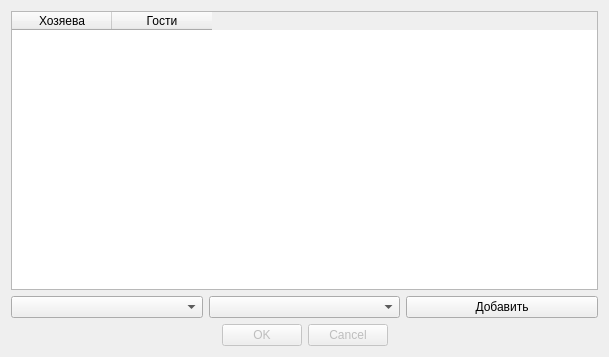
<?xml version="1.0" encoding="UTF-8"?>
<ui version="4.0">
 <class>PlanningDialog</class>
 <widget class="QDialog" name="PlanningDialog">
  <property name="windowModality">
   <enum>Qt::ApplicationModal</enum>
  </property>
  <property name="geometry">
   <rect>
    <x>0</x>
    <y>0</y>
    <width>609</width>
    <height>357</height>
   </rect>
  </property>
  <property name="windowTitle">
   <string>Тур:</string>
  </property>
  <property name="modal">
   <bool>true</bool>
  </property>
  <layout class="QVBoxLayout" name="verticalLayout">
   <item>
    <widget class="QTableWidget" name="tblPairs">
     <column>
      <property name="text">
       <string>Хозяева</string>
      </property>
     </column>
     <column>
      <property name="text">
       <string>Гости</string>
      </property>
     </column>
    </widget>
   </item>
   <item>
    <layout class="QHBoxLayout" name="horizontalLayout">
     <item>
      <widget class="QComboBox" name="cbHome"/>
     </item>
     <item>
      <widget class="QComboBox" name="cbGuest"/>
     </item>
     <item>
      <widget class="QPushButton" name="btnAdd">
       <property name="text">
        <string>Добавить</string>
       </property>
      </widget>
     </item>
    </layout>
   </item>
   <item>
    <widget class="QDialogButtonBox" name="buttonBox">
     <property name="enabled">
      <bool>false</bool>
     </property>
     <property name="orientation">
      <enum>Qt::Horizontal</enum>
     </property>
     <property name="standardButtons">
      <set>QDialogButtonBox::Cancel|QDialogButtonBox::Ok</set>
     </property>
     <property name="centerButtons">
      <bool>true</bool>
     </property>
    </widget>
   </item>
  </layout>
 </widget>
 <resources/>
 <connections>
  <connection>
   <sender>buttonBox</sender>
   <signal>accepted()</signal>
   <receiver>PlanningDialog</receiver>
   <slot>accept()</slot>
   <hints>
    <hint type="sourcelabel">
     <x>248</x>
     <y>254</y>
    </hint>
    <hint type="destinationlabel">
     <x>157</x>
     <y>274</y>
    </hint>
   </hints>
  </connection>
  <connection>
   <sender>buttonBox</sender>
   <signal>rejected()</signal>
   <receiver>PlanningDialog</receiver>
   <slot>reject()</slot>
   <hints>
    <hint type="sourcelabel">
     <x>316</x>
     <y>260</y>
    </hint>
    <hint type="destinationlabel">
     <x>286</x>
     <y>274</y>
    </hint>
   </hints>
  </connection>
 </connections>
</ui>
